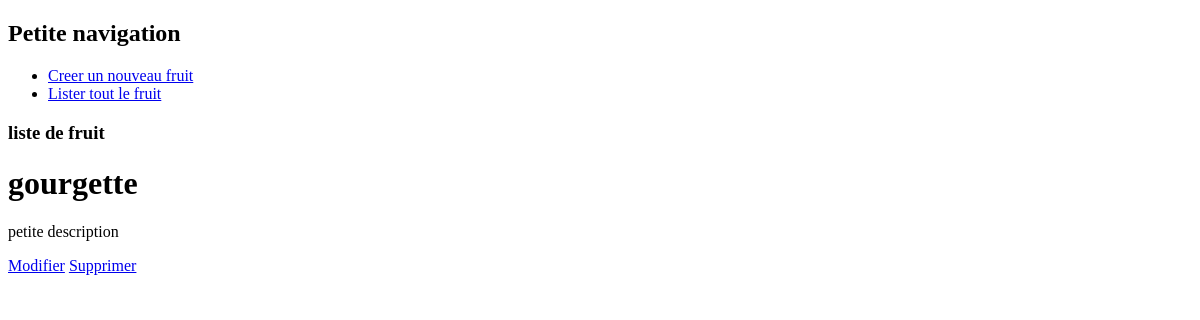
Page /fruit/detail/3 on the earlier database version.
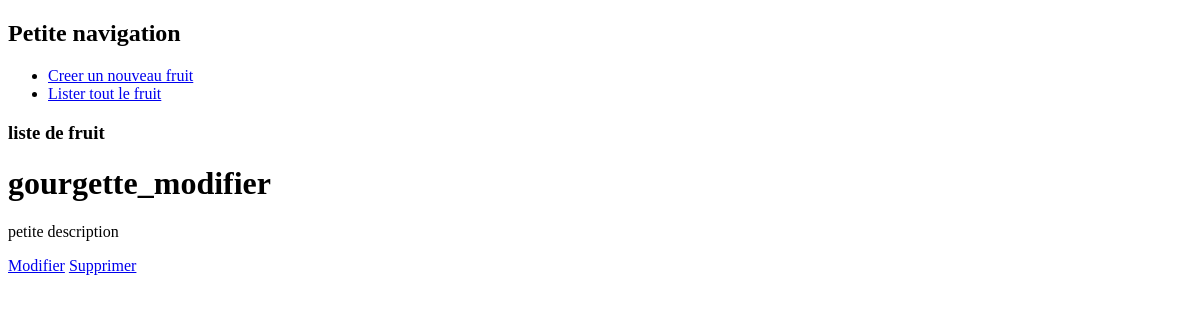
Same page on the later database version.
### fruits/models.py (models this page shows, shortened)
class Fruit(models.Model):
    name = models.CharField(max_length=100, verbose_name='Nom du fruit')
    description = models.TextField(verbose_name='Description du fruit', blank=True, null=True)
    image = models.ImageField(verbose_name='Image du fruit', blank=True, null=True, upload_to='media/fruits')
    class Meta:
        ordering = ['name']

### fruits/views.py (the view)
# urls.py: path('fruit/detail/<int:pk>', detail_fruit, name='detail_fruit'),
def detail_fruit(request, pk):
    try :
        fruit = Fruit.objects.get(pk=pk)
    except :
        messages.error(request, f"le fruit avec l'identifiant {pk}")
        return redirect("fruits_app:home_page")
    return render(request, 'detail_fruit.html', context={'fruit': fruit})

### templates/detail_fruit.html (shortened to what this page needs)
{% extends 'base.html' %}
{% block content %}
    <div>
        <h1>{{ fruit.name }}</h1>
        <p>{{ fruit.description }}</p>
        <a href="{% url 'fruits_app:modification_fruit' fruit.pk %}">Modifier</a>
        <a href="{% url 'fruits_app:supprimer_fruit' fruit.pk %}">Supprimer</a>
    </div>
{% endblock %}

Differences in the rows shown:
changed Fruit "petite description": name "gourgette" → "gourgette_modifier"
